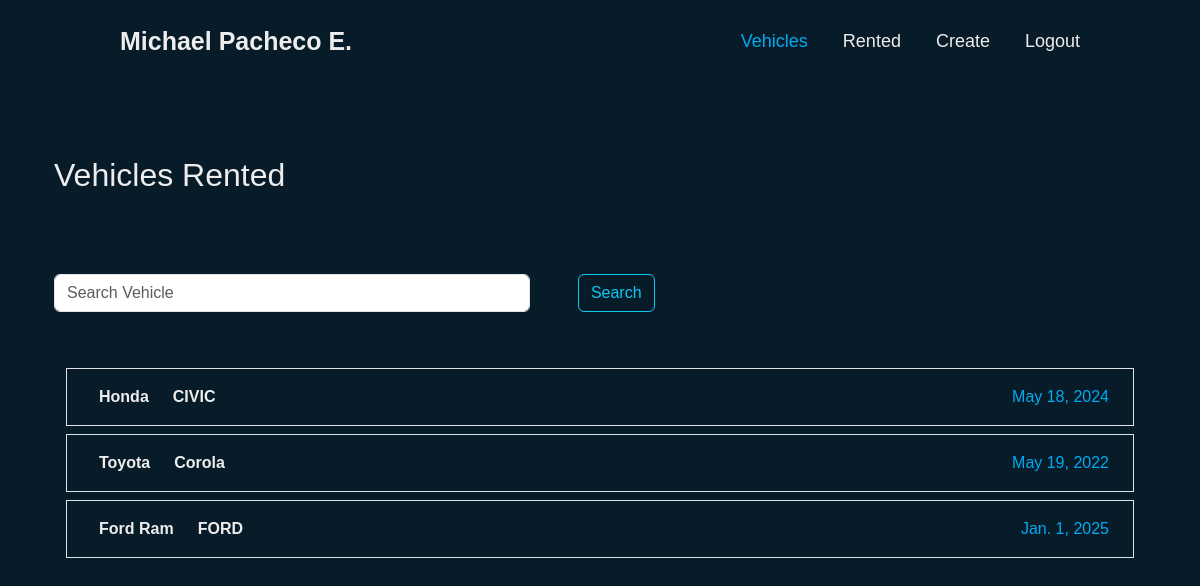
Page /vehicles/rented/ (signed in) on the committed database.
### dealermfx/models.py (models this page shows, shortened)
class table_vehicles(models.Model):
    name = models.CharField(max_length=150)
    model = models.CharField(max_length = 150 )
    year = models.DateField()
    rent= models.BooleanField(default=False)
    user = models.ForeignKey(User, on_delete= models.CASCADE)
    description = models.TextField(max_length = 500, null = True, blank = True )
    image = models.TextField(max_length = 500, null = True, blank = True)
    rented = models.DateField(blank =True, null = True)

### dealermfx/views.py (the view)
# urls.py: path('rented/', views.show_rented_Vehicles, name = 'rented_vehicles'),
def show_rented_Vehicles(request):
    if request.method == 'POST':
        search = request.POST["search"]
        vehicles  = table_vehicles.objects.filter(name__contains = search , user = request.user, rent = True)
        return render(request, 'show_vehicles.html', {'vehicles': vehicles, 'rented':'Vehicles Rented', 'search':search})
    else:
        vehicles  = table_vehicles.objects.filter(user = request.user, rent = True)
    return render(request, 'show_vehicles.html', {'vehicles': vehicles, 'rented':'Vehicles Rented'})

### dealermfx/templates/show_vehicles.html (shortened to what this page needs)
{% extends 'base.html'%}
{% block content %}
{% load static %}
<link rel="stylesheet" href="{% static 'css/show_vehicles.css'%}">
<div class="container">
    <div class="home">
        <h2 class="mt-5">{{rented}}</h2>
        <br>
        {%if rented == 'Vehicles Not Rented'%}
            <form class=" search d-flex py-5" role="search" action="" method="post" style="width: 55%;">
                {% csrf_token %}
                <input class="form-control me-5 pe-5" type="search" name="search" placeholder="Search Vehicle" aria-label="Search" value="{{search_query}}"/>
                <button class="btn btn-outline-info"  type="submit">Search</button>
            </form>
            {%else%}
            <form class=" search d-flex py-5" role="search" action="{% url 'rented_vehicles'%}" method="post" style="width: 55%;">
                <input class="form-control me-5 pe-5" type="search" name="search" placeholder="Search Vehicle" aria-label="Search" value="{{search_query}}"/>
                <button class="btn btn-outline-info"  type="submit">Search</button>
            </form>
        {%endif%}
        {% for vehicle in vehicles%}
    {% if vehicle.rent == False %}
    <div class="container mt-2">
        <div class="row">
            <div class="col">
                <ul class="list-group">
                    <a href="{%url 'details' vehicle.id %}">
                        <li class="list-group-item d-flex">
                                <strong class="ms-2 p-2">{{vehicle.name}}</strong>
                                <strong class="ms-2 p-2">{{vehicle.model}}</strong>
                            <strong class="ms-auto p-2 b-0 year">{{vehicle.year}}</strong>
                        </li>
                    </a>
                </ul>
            </div>
        </div>
    </div>
    {%else%}
    <div class="container mt-2">
        <div class="row">
            <div class="col">
                <ul class="list-group list-inline">
                    <a href="{%url 'details' vehicle.id %}">
                        <li class="list-group-item d-flex">
                                <strong class="ms-2 p-2">{{vehicle.name}}</strong>
                                <strong class="ms-2  p-2">{{vehicle.model}}</strong>
                            <stron class="ms-auto p-2 b-0 year">{{vehicle.year}}</strong>
                        </li>
                    </a>
                </ul>
            </div>
        </div>
    </div>
    {%endif%}
    {% endfor%}
    </div>
</div>
{% endblock %}

### staticfiles/css/styles.css (style rules this page uses)
body { background: #081b29; color: #ededed; }
* { margin: 0; padding: 0; box-sizing: border-box; font-family: 'Poppins', sans-serif; }

### staticfiles/css/navbar.css (style rules this page uses)
* { margin: 0; padding: 0; box-sizing: border-box; font-family: 'Poppins', sans-serif; }

### staticfiles/css/show_vehicles.css (style rules this page uses)
.home { color:#ededed; max-width: 100%; width: auto; margin: 0; padding-top: 60px; box-sizing: border-box; font-family: 'Poppins', sans-serif; }
strong { color: #ededed; }
.list-group-item { background-color: transparent; }
a { text-decoration: none; }
.year { color: #00abf0; }

### rows in the picture
table_vehicles: name "Honda", model "CIVIC", year "May 18, 2024"
table_vehicles: name "Toyota", model "Corola", year "May 19, 2022"
table_vehicles: name "Ford Ram", model "FORD", year "Jan. 1, 2025"

### other values in the picture
{{ rented }} "Vehicles Rented"
